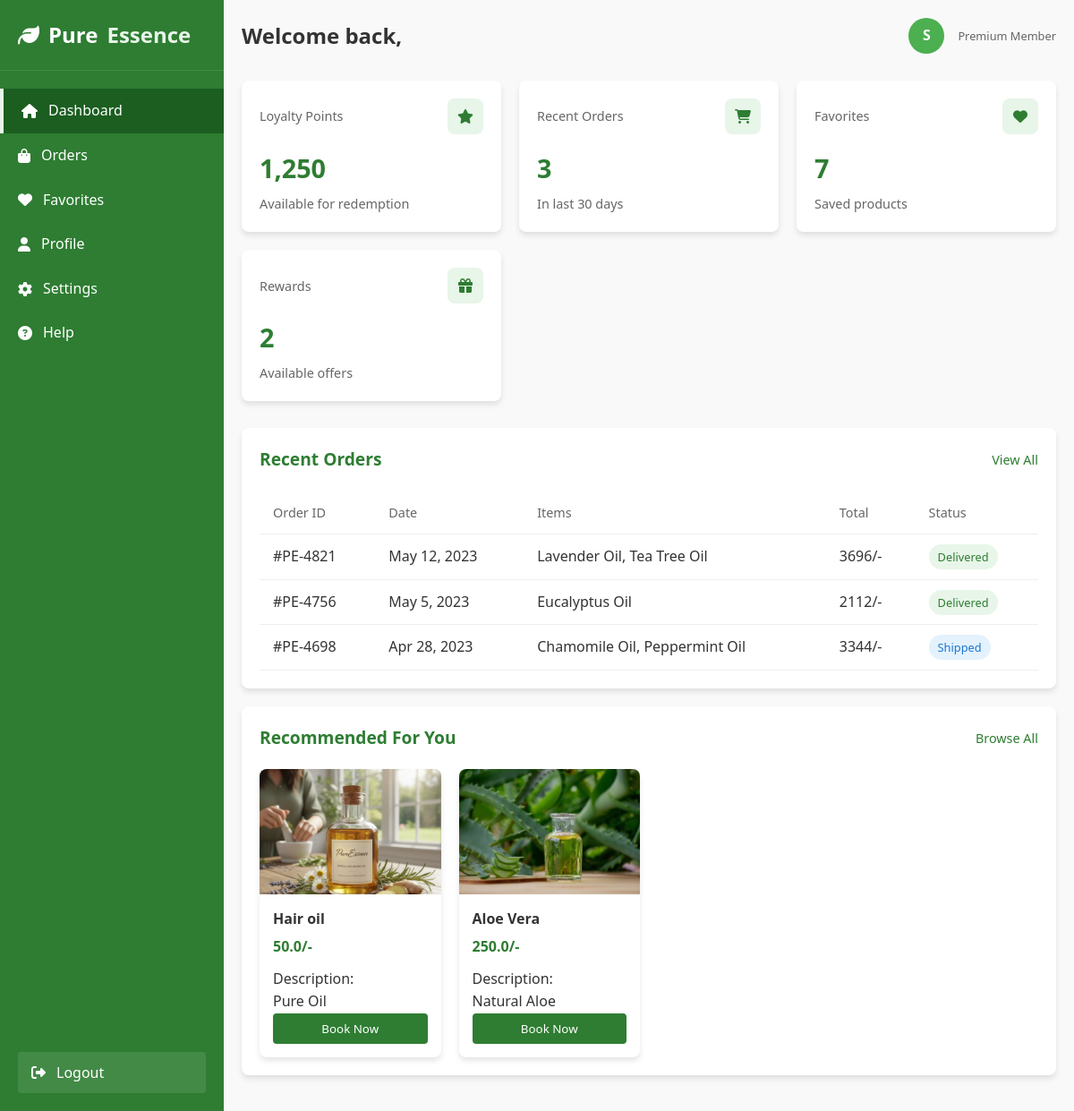
/cust_dashboard, run on the app's committed database.
### my_admin/models.py (models this page shows, shortened)
class Product(models.Model):
    product_name = models.CharField(max_length=100)
    description = models.TextField(blank=True, null=True)
    price = models.FloatField(blank=True, null=True)
    stock = models.IntegerField(blank=True, null=True)
    available = models.BooleanField(blank=True, null=True)
    image = models.ImageField(upload_to='products/', blank=True, null=True)

### my_cust/views.py (the view)
# urls.py: path("cust_dashboard",views.cust_dashboard, name="cust_dashboard"),
def cust_dashboard(request):
    products = Product.objects.all()[:8]  # Limit to 8 recommended products
    return render(request, 'cust_dashboard.html', {'products': products})

### my_cust/templates/cust_dashboard.html (shortened to what this page needs)
<!DOCTYPE html>
<html lang="en">
<head>
    <link rel="stylesheet" href="https://cdnjs.cloudflare.com/ajax/libs/font-awesome/6.4.0/css/all.min.css">
</head>
<body>
    <div class="dashboard-container">
        <div class="sidebar">
            <div class="brand">
                <h1><i class="fas fa-leaf"></i> Pure<span>Essence</span></h1>
            </div>
            <ul class="nav-links">
                <li class="active"><a href="#"><i class="fas fa-home"></i> Dashboard</a></li>
                <li><a href="#"><i class="fas fa-shopping-bag"></i> Orders</a></li>
                <li><a href="#"><i class="fas fa-heart"></i> Favorites</a></li>
                <li><a href="#"><i class="fas fa-user"></i> Profile</a></li>
                <li><a href="#"><i class="fas fa-cog"></i> Settings</a></li>
                <li><a href="#"><i class="fas fa-question-circle"></i> Help</a></li>
            </ul>
            <div class="logout-container">
                <button class="logout-btn">
                    <i class="fas fa-sign-out-alt"></i> Logout
                </button>
            </div>
        </div>
        <div class="main-content">
            <div class="header">
                <h2>Welcome back, {{user.first_name}}</h2>
                <div class="user-info">
                    <div class="user-avatar">S</div>
                    <div>
                        <div style="font-size: 0.8rem; color: var(--text-light);">Premium Member</div>
                    </div>
                </div>
            </div>
            <div class="dashboard-cards">
                <div class="card">
                    <div class="card-header">
                        <div class="card-title">Loyalty Points</div>
                        <div class="card-icon">
                            <i class="fas fa-star"></i>
                        </div>
                    </div>
                    <div class="card-value">1,250</div>
                    <div class="card-title">Available for redemption</div>
                </div>
                <div class="card">
                    <div class="card-header">
                        <div class="card-title">Recent Orders</div>
                        <div class="card-icon">
                            <i class="fas fa-shopping-cart"></i>
                        </div>
                    </div>
                    <div class="card-value">3</div>
                    <div class="card-title">In last 30 days</div>
                </div>
                <div class="card">
                    <div class="card-header">
                        <div class="card-title">Favorites</div>
                        <div class="card-icon">
                            <i class="fas fa-heart"></i>
                        </div>
                    </div>
                    <div class="card-value">7</div>
                    <div class="card-title">Saved products</div>
                </div>
                <div class="card">
                    <div class="card-header">
                        <div class="card-title">Rewards</div>
                        <div class="card-icon">
                            <i class="fas fa-gift"></i>
                        </div>
                    </div>
                    <div class="card-value">2</div>
                    <div class="card-title">Available offers</div>
                </div>
            </div>
            <div class="section">
                <div class="section-header">
                    <div class="section-title">Recent Orders</div>
                    <a href="#" style="color: var(--primary-green); text-decoration: none; font-size: 0.9rem;">View All</a>
                </div>
                <table>
                    <thead>
                        <tr>
                            <th>Order ID</th>
                            <th>Date</th>
                            <th>Items</th>
                            <th>Total</th>
                            <th>Status</th>
                        </tr>
                    </thead>
                    <tbody>
                        <tr>
                            <td>#PE-4821</td>
                            <td>May 12, 2023</td>
                            <td>Lavender Oil, Tea Tree Oil</td>
                            <td>3696/-</td>
                            <td><span class="status status-delivered">Delivered</span></td>
                        </tr>
                        <tr>
                            <td>#PE-4756</td>
                            <td>May 5, 2023</td>
                            <td>Eucalyptus Oil</td>
                            <td>2112/-</td>
                            <td><span class="status status-delivered">Delivered</span></td>
                        </tr>
                        <tr>
                            <td>#PE-4698</td>
                            <td>Apr 28, 2023</td>
                            <td>Chamomile Oil, Peppermint Oil</td>
                            <td>3344/-</td>
                            <td><span class="status status-shipped">Shipped</span></td>
                        </tr>
                    </tbody>
                </table>
            </div>
            <div class="section">
    <div class="section-header">
        <div class="section-title">Recommended For You</div>
        <a href="#" style="color: var(--primary-green); text-decoration: none; font-size: 0.9rem;">Browse All</a>
    </div>
    <div class="products">
        {% for product in products %}
        <div class="product-card">
            <div class="product-image">
                {% if product.image %}
                <img src="{{ product.image }}" alt="{{ product.product_name }}" style="width:100%; height:100%; object-fit:cover;">
                {% else %}
                <i class="fa-solid fa-leaf"></i>
                {% endif %}
            </div>
            <div class="product-info">
                <div class="product-name">{{ product.product_name }}</div>
                <div class="product-price">{{ product.price }}/-</div>
                <div class="product-description">Description:<br>{{ product.description }}</div>
                <form action="{% url 'booking_form' %}" method="GET">
               <button class="btn">Book Now</button>
               </form>
            </div>
        </div>
        {% empty %}
        <p>No products available.</p>
        {% endfor %}
    </div>
</div>
</body>
</html>

### my_cust/templates/cust_dashboard.html (style rules this page uses)
:root { --primary-green: #2e7d32; --light-green: #4caf50; --pale-green: #e8f5e9; --dark-green: #1b5e20; --text-dark: #333; --text-light: #666; --white: #ffffff; --shadow: 0 4px 6px rgba(0, 0, 0, 0.1); }
* { margin: 0; padding: 0; box-sizing: border-box; font-family: 'Segoe UI', Tahoma, Geneva, Verdana, sans-serif; }
body { background-color: #f9f9f9; color: var(--text-dark); line-height: 1.6; }
.dashboard-container { display: flex; min-height: 100vh; }
.sidebar { width: 250px; background: var(--primary-green); color: var(--white); padding: 20px 0; transition: all 0.3s; position: relative; }
.brand { padding: 0 20px 20px; border-bottom: 1px solid rgba(255, 255, 255, 0.1); margin-bottom: 20px; }
.brand h1 { font-size: 1.5rem; font-weight: 600; display: flex; align-items: center; gap: 10px; }
.brand span { color: var(--pale-green); }
.nav-links { list-style: none; }
.nav-links li { padding: 12px 20px; transition: all 0.3s; }
.nav-links li.active { background: var(--dark-green); border-left: 4px solid var(--pale-green); }
.nav-links a { color: var(--white); text-decoration: none; display: flex; align-items: center; gap: 12px; }
.logout-container { position: absolute; bottom: 20px; left: 0; right: 0; padding: 0 20px; }
.logout-btn { display: flex; align-items: center; gap: 12px; width: 100%; padding: 12px 15px; background: rgba(255, 255, 255, 0.1); color: var(--white); border: none; border-radius: 4px; cursor: pointer; transition: all 0.3s; font-size: 1rem; }
.main-content { flex: 1; padding: 20px; }
.header { display: flex; justify-content: space-between; align-items: center; margin-bottom: 30px; }
.user-info { display: flex; align-items: center; gap: 15px; }
.user-avatar { width: 40px; height: 40px; border-radius: 50%; background: var(--light-green); display: flex; align-items: center; justify-content: center; color: white; font-weight: bold; }
.dashboard-cards { display: grid; grid-template-columns: repeat(auto-fit, minmax(240px, 1fr)); gap: 20px; margin-bottom: 30px; }
.card { background: var(--white); border-radius: 8px; padding: 20px; box-shadow: var(--shadow); transition: transform 0.3s; }
.card-header { display: flex; justify-content: space-between; align-items: center; margin-bottom: 15px; }
.card-icon { width: 40px; height: 40px; border-radius: 8px; background: var(--pale-green); display: flex; align-items: center; justify-content: center; color: var(--primary-green); }
.card-value { font-size: 1.8rem; font-weight: 700; color: var(--primary-green); margin-bottom: 5px; }
.card-title { font-size: 0.9rem; color: var(--text-light); }
.section { background: var(--white); border-radius: 8px; padding: 20px; box-shadow: var(--shadow); margin-bottom: 20px; }
.section-header { display: flex; justify-content: space-between; align-items: center; margin-bottom: 20px; }
.section-title { font-size: 1.2rem; font-weight: 600; color: var(--primary-green); }
table { width: 100%; border-collapse: collapse; }
th, td { padding: 12px 15px; text-align: left; border-bottom: 1px solid #eee; }
th { color: var(--text-light); font-weight: 500; font-size: 0.9rem; }
.status { padding: 5px 10px; border-radius: 20px; font-size: 0.8rem; font-weight: 500; }
.status-delivered { background: #e8f5e9; color: var(--primary-green); }
.status-shipped { background: #e3f2fd; color: #1976d2; }
.products { display: grid; grid-template-columns: repeat(auto-fill, minmax(200px, 1fr)); gap: 20px; }
.product-card { border-radius: 8px; overflow: hidden; box-shadow: var(--shadow); transition: transform 0.3s; }
.product-image { height: 140px; background: var(--pale-green); display: flex; align-items: center; justify-content: center; color: var(--primary-green); font-size: 2rem; }
.product-info { padding: 15px; }
.product-name { font-weight: 600; margin-bottom: 5px; }
.product-price { color: var(--primary-green); font-weight: 700; margin-bottom: 10px; }
.btn { background: var(--primary-green); color: white; border: none; padding: 8px 15px; border-radius: 4px; cursor: pointer; font-weight: 500; transition: background 0.3s; width: 100%; }

### data on the page
Product: image (picture), product_name "Hair oil", price "50.0", description "Pure Oil"
Product: image (picture), product_name "Aloe Vera", price "250.0", description "Natural Aloe"
